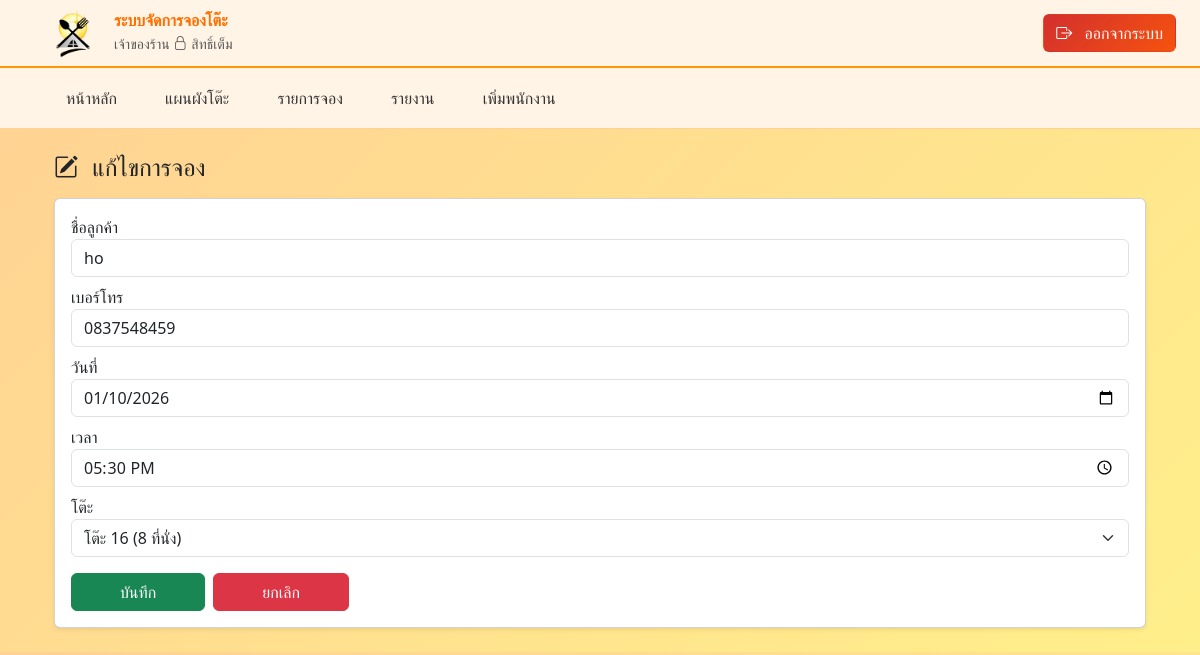
The app's page /storepage/store.php?link=edit_lists&id=25 (signed in) with its own data.
### tables this page shows
CREATE TABLE `reservations` (
  `id` int(11) NOT NULL,
  `customer_name` varchar(100) NOT NULL,
  `phone` varchar(20) DEFAULT NULL,
  `table_id` int(11) NOT NULL,
  `reservation_date` date NOT NULL,
  `reservation_time` time NOT NULL,
  `status` enum('confirmed','cancelled','completed') DEFAULT 'confirmed',
  `completed_at` datetime DEFAULT NULL,
  `created_by` int(11) DEFAULT NULL,
  `created_at` timestamp NOT NULL DEFAULT current_timestamp()
);

### storepage/edit_reservation.php (the view, shortened to what this page needs)
<?php
require_once __DIR__ . "/../config/db.php";
$id = $_GET['id'];
$sql = "
SELECT r.*, t.table_number
FROM reservations r
JOIN tables t ON r.table_id = t.id
WHERE r.id = ?
";
$stmt = $conn->prepare($sql);
$stmt->bind_param("i", $id);
$stmt->execute();
$data = $stmt->get_result()->fetch_assoc();
$tables = $conn->query("SELECT * FROM tables");
?>
<!DOCTYPE html>
<html lang="th">
<head>
<link rel="stylesheet" href="../bootstrap/css/bootstrap.min.css">
</head>
<body class="bg-light">
<div class="container my-4">
<h4 class="mb-3">
    <i class="bi bi-pencil-square me-2"></i>
    แก้ไขการจอง
</h4>
<form method="post" action="update_reservation.php" class="card p-3 shadow-sm">
<label>ชื่อลูกค้า</label>
<input type="text" name="customer_name" class="form-control mb-2"
       value="<?= $data['customer_name']; ?>" required>
<label>เบอร์โทร</label>
<input type="text" name="phone" class="form-control mb-2"
       value="<?= $data['phone']; ?>" required>
<label>วันที่</label>
<input type="date" name="reservation_date" class="form-control mb-2"
       value="<?= $data['reservation_date']; ?>" required>
<label>เวลา</label>
<input type="time" name="reservation_time" class="form-control mb-2"
       value="<?= $data['reservation_time']; ?>" required>
<label>โต๊ะ</label>
<select name="table_id" class="form-select mb-3">
<?php while($t = $tables->fetch_assoc()): ?>
<option value="<?= $t['id']; ?>"
<?= $t['id']==$data['table_id']?'selected':''; ?>>
โต๊ะ <?= $t['table_number']; ?> (<?= $t['seat']; ?> ที่นั่ง)
</option>
<?php endwhile; ?>
</select>
<div class="d-flex gap-2">
    <button class="btn btn-success px-5">บันทึก</button>
    <a href="store.php?link=list" class="btn btn-danger px-5">ยกเลิก</a>
</div>
</form>
</div>
</body>
</html>

### storepage/asset.css (style rules this page uses)
body { background: linear-gradient(135deg, #ffd194, #ffef8a); font-family: 'Sarabun', sans-serif; }

### records on screen
reservations: customer_name "ho", phone "0837548459", reservation_date "01/10/2026", reservation_time "17:30:00", table_id "โต๊ะ 16 (8 ที่นั่ง)"
